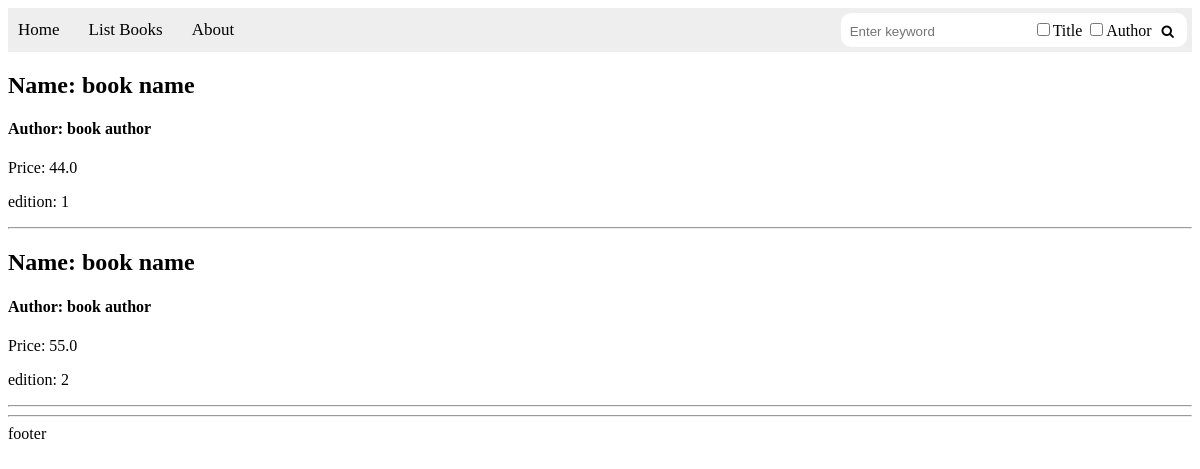
The app's page /books/lab8/task3/ with its own data.
### apps/bookmodule/models.py (models this page shows)
class Book(models.Model):
    title = models.CharField(max_length = 50)
    author = models.CharField(max_length = 50)
    price = models.FloatField(default = 0.0)
    edition = models.SmallIntegerField(default = 1)

### apps/bookmodule/views.py (the view)
# urls.py: path('lab8/task3/', views.task3, name='task3'),
def task3(request):
    query = Book.objects.all()
    query = query.filter(Q(edition__lt=3) & (~Q(title__icontains='co') | ~Q(author__icontains='co')))
    return render(request, 'bookmodule/task3.html', {"books": query})

### apps/templates/bookmodule/task3.html (shortened to what this page needs)
{% extends "layouts/base.html" %}
{% load static %}
{% block content %}
<div>
    {% for book in books %}
    <div>
        <h2>Name: {{book.title}}</h2>
        <h4>Author: {{book.author}}</h4>
        <p>Price: {{book.price}}</p>
        <p>edition: {{book.edition}}</p>
    </div>
    <hr>
    {% endfor %}
</div>
{% endblock content %}

### records on screen
Book: title "book name", author "book author", price "44.0", edition "1"
Book: title "book name", author "book author", price "55.0", edition "2"
